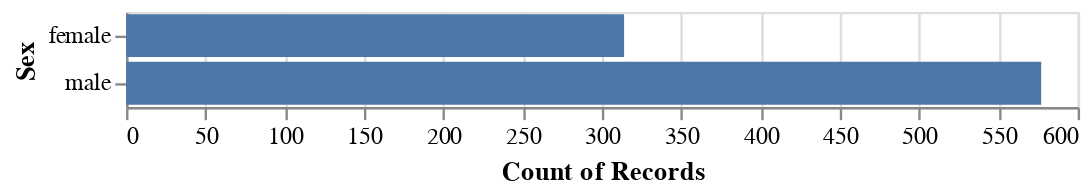

This figure's notebook cell:
### Code cell
alt.Chart(train).mark_bar().encode(
    x = 'count(Survived)',
    y = 'Sex'
)

### Figure 1 — Vega-Lite specification as saved in the notebook (floating-point values rounded to 4 significant figures; data arrays with more than 128 entries replaced by an {"elided": "..."} marker saying what was removed)
{"config": {"view": {"continuousWidth": 400, "continuousHeight": 300}}, "data": {"name": "data-93290830beea3a875eeab316df346c54"}, "mark": "bar", "encoding": {"x": {"type": "quantitative", "aggregate": "count", "field": "Survived"}, "y": {"type": "nominal", "field": "Sex"}}, "$schema": "https://vega.github.io/schema/vega-lite/v4.8.1.json", "datasets": {"data-93290830beea3a875eeab316df346c54": {"elided": "891 records"}}}
